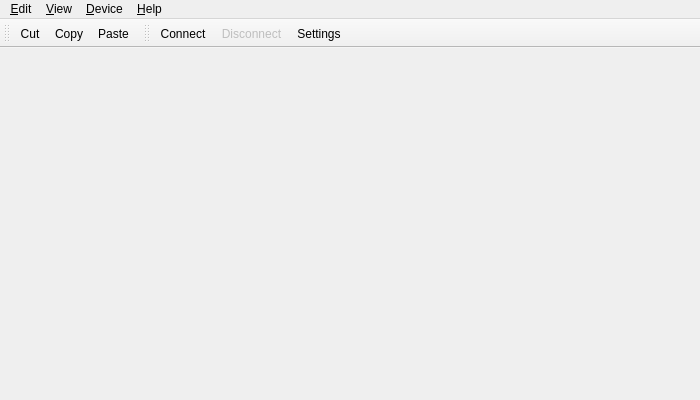
<?xml version="1.0" encoding="UTF-8"?>
<ui version="4.0">
 <author>Vojta Molda</author>
 <class>QBoardWindow</class>
 <widget class="QMainWindow" name="QBoardWindow">
  <property name="geometry">
   <rect>
    <x>0</x>
    <y>0</y>
    <width>700</width>
    <height>400</height>
   </rect>
  </property>
  <property name="windowTitle">
   <string>USB Measuring Board</string>
  </property>
  <property name="windowIcon">
   <iconset resource="../resrc/board.qrc">
    <normaloff>:/icon/board.png</normaloff>:/icon/board.png</iconset>
  </property>
  <property name="unifiedTitleAndToolBarOnMac">
   <bool>true</bool>
  </property>
  <widget class="QWidget" name="centralWidget">
   <layout class="QHBoxLayout" name="horizontalLayout_2">
    <item>
     <widget class="QBoardWidget" name="boardWidget" native="true"/>
    </item>
   </layout>
  </widget>
  <widget class="QMenuBar" name="menuBar">
   <property name="geometry">
    <rect>
     <x>0</x>
     <y>0</y>
     <width>700</width>
     <height>21</height>
    </rect>
   </property>
   <widget class="QMenu" name="menuEdit">
    <property name="title">
     <string>&amp;Edit</string>
    </property>
    <addaction name="actionCut"/>
    <addaction name="actionCopy"/>
    <addaction name="actionPaste"/>
   </widget>
   <widget class="QMenu" name="menuDevice">
    <property name="title">
     <string>&amp;Device</string>
    </property>
    <addaction name="actionConnect"/>
    <addaction name="actionDisconnect"/>
    <addaction name="actionSettings"/>
   </widget>
   <widget class="QMenu" name="menuHelp">
    <property name="title">
     <string>&amp;Help</string>
    </property>
    <addaction name="actionAbout"/>
   </widget>
   <widget class="QMenu" name="menuView">
    <property name="title">
     <string>&amp;View</string>
    </property>
    <widget class="QMenu" name="menuLanguage">
     <property name="title">
      <string>&amp;Language</string>
     </property>
     <property name="icon">
      <iconset resource="../resrc/board.qrc">
       <normaloff>:/icon/choose-language.png</normaloff>:/icon/choose-language.png</iconset>
     </property>
     <addaction name="actionDefault"/>
     <addaction name="separator"/>
     <addaction name="actionEnglish"/>
     <addaction name="actionFrench"/>
     <addaction name="actionCzech"/>
    </widget>
    <addaction name="menuLanguage"/>
   </widget>
   <addaction name="menuEdit"/>
   <addaction name="menuView"/>
   <addaction name="menuDevice"/>
   <addaction name="menuHelp"/>
  </widget>
  <widget class="QToolBar" name="editToolBar">
   <property name="windowTitle">
    <string>Edit Toolbar</string>
   </property>
   <property name="iconSize">
    <size>
     <width>20</width>
     <height>20</height>
    </size>
   </property>
   <property name="toolButtonStyle">
    <enum>Qt::ToolButtonFollowStyle</enum>
   </property>
   <property name="floatable">
    <bool>false</bool>
   </property>
   <attribute name="toolBarArea">
    <enum>TopToolBarArea</enum>
   </attribute>
   <attribute name="toolBarBreak">
    <bool>false</bool>
   </attribute>
   <addaction name="actionCut"/>
   <addaction name="actionCopy"/>
   <addaction name="actionPaste"/>
  </widget>
  <widget class="QToolBar" name="deviceToolBar">
   <property name="windowTitle">
    <string>Device Toolbar</string>
   </property>
   <property name="iconSize">
    <size>
     <width>20</width>
     <height>20</height>
    </size>
   </property>
   <property name="toolButtonStyle">
    <enum>Qt::ToolButtonFollowStyle</enum>
   </property>
   <property name="floatable">
    <bool>false</bool>
   </property>
   <attribute name="toolBarArea">
    <enum>TopToolBarArea</enum>
   </attribute>
   <attribute name="toolBarBreak">
    <bool>false</bool>
   </attribute>
   <addaction name="actionConnect"/>
   <addaction name="actionDisconnect"/>
   <addaction name="actionSettings"/>
  </widget>
  <action name="actionAbout">
   <property name="icon">
    <iconset resource="../resrc/board.qrc">
     <normaloff>:/icon/board.png</normaloff>:/icon/board.png</iconset>
   </property>
   <property name="text">
    <string>&amp;About</string>
   </property>
   <property name="toolTip">
    <string>About</string>
   </property>
   <property name="menuRole">
    <enum>QAction::AboutRole</enum>
   </property>
  </action>
  <action name="actionSettings">
   <property name="icon">
    <iconset resource="../resrc/board.qrc">
     <normaloff>:/icon/configure.png</normaloff>:/icon/configure.png</iconset>
   </property>
   <property name="text">
    <string>&amp;Settings</string>
   </property>
  </action>
  <action name="actionCut">
   <property name="icon">
    <iconset resource="../resrc/board.qrc">
     <normaloff>:/icon/edit-cut.png</normaloff>:/icon/edit-cut.png</iconset>
   </property>
   <property name="text">
    <string>C&amp;ut</string>
   </property>
  </action>
  <action name="actionCopy">
   <property name="icon">
    <iconset resource="../resrc/board.qrc">
     <normaloff>:/icon/edit-copy.png</normaloff>:/icon/edit-copy.png</iconset>
   </property>
   <property name="text">
    <string>C&amp;opy</string>
   </property>
  </action>
  <action name="actionPaste">
   <property name="icon">
    <iconset resource="../resrc/board.qrc">
     <normaloff>:/icon/edit-paste.png</normaloff>:/icon/edit-paste.png</iconset>
   </property>
   <property name="text">
    <string>&amp;Paste</string>
   </property>
  </action>
  <action name="actionConnect">
   <property name="icon">
    <iconset resource="../resrc/board.qrc">
     <normaloff>:/icon/edit-redo.png</normaloff>:/icon/edit-redo.png</iconset>
   </property>
   <property name="text">
    <string>&amp;Connect</string>
   </property>
   <property name="toolTip">
    <string>Connect</string>
   </property>
  </action>
  <action name="actionDisconnect">
   <property name="enabled">
    <bool>false</bool>
   </property>
   <property name="icon">
    <iconset resource="../resrc/board.qrc">
     <normaloff>:/icon/dialog-cancel.png</normaloff>:/icon/dialog-cancel.png</iconset>
   </property>
   <property name="text">
    <string>&amp;Disconnect</string>
   </property>
  </action>
  <action name="actionCzech">
   <property name="icon">
    <iconset resource="../resrc/board.qrc">
     <normaloff>:/language/cs.png</normaloff>:/language/cs.png</iconset>
   </property>
   <property name="text">
    <string>&amp;Czech</string>
   </property>
  </action>
  <action name="actionFrench">
   <property name="icon">
    <iconset resource="../resrc/board.qrc">
     <normaloff>:/language/fr.png</normaloff>:/language/fr.png</iconset>
   </property>
   <property name="text">
    <string>&amp;French</string>
   </property>
  </action>
  <action name="actionEnglish">
   <property name="icon">
    <iconset resource="../resrc/board.qrc">
     <normaloff>:/language/en.png</normaloff>:/language/en.png</iconset>
   </property>
   <property name="text">
    <string>&amp;English</string>
   </property>
  </action>
  <action name="actionDefault">
   <property name="icon">
    <iconset resource="../resrc/board.qrc">
     <normaloff>:/icon/edit-undo.png</normaloff>:/icon/edit-undo.png</iconset>
   </property>
   <property name="text">
    <string>&amp;Default</string>
   </property>
  </action>
 </widget>
 <customwidgets>
  <customwidget>
   <class>QBoardWidget</class>
   <extends>QWidget</extends>
   <header location="global">boardwidget.h</header>
   <container>1</container>
  </customwidget>
 </customwidgets>
 <resources>
  <include location="../resrc/board.qrc"/>
 </resources>
 <connections/>
</ui>
